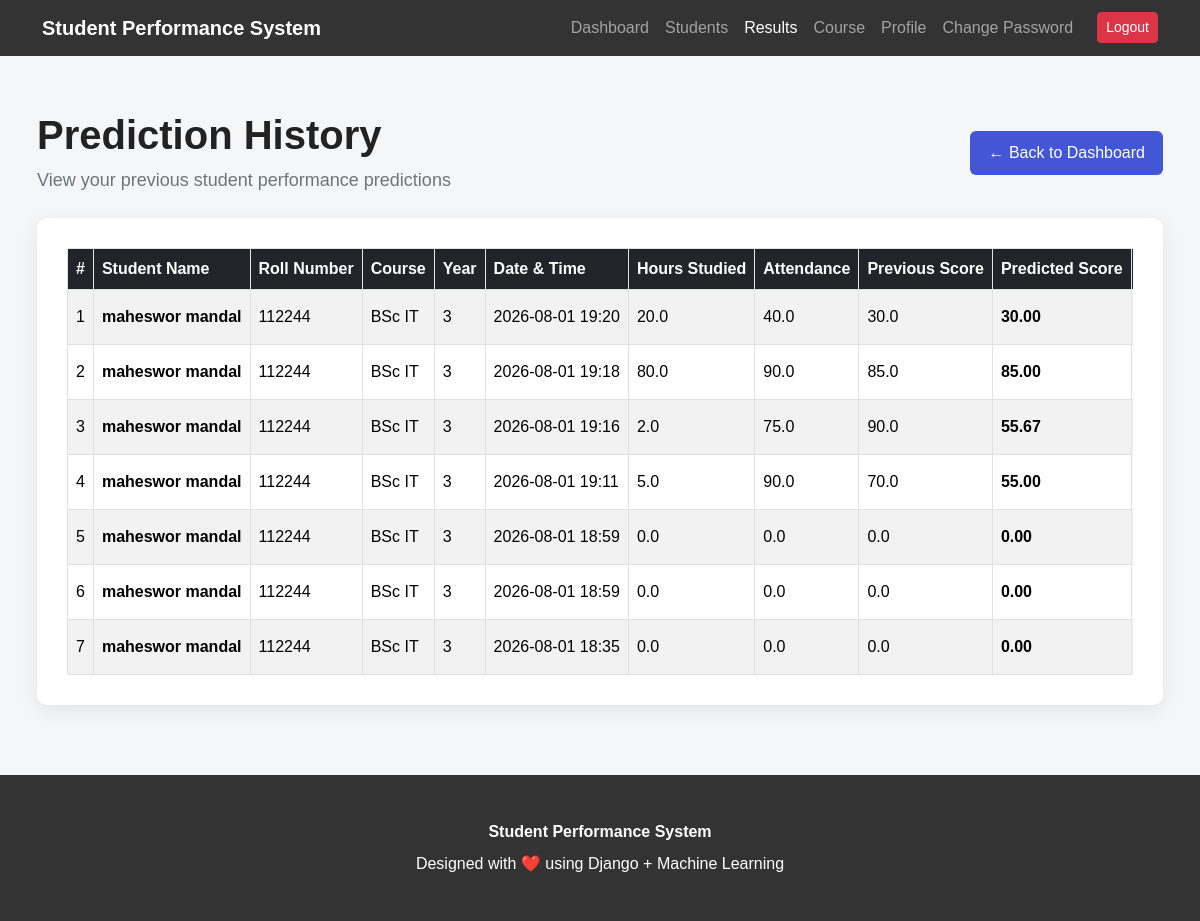
The page /prediction/history/ (signed in) on the database its author committed.
### prediction/models.py (models this page shows, shortened)
class Student(models.Model):
    COURSE_CHOICES = [
        ("BSc IT", "BSc IT"),
        ("BBA", "BBA"),
        ("BHM", "BHM"),
        ("BBS", "BBS"),
        ("BA", "Bachelor of Arts"),
        ("B.Tech", "Bachelor of Technology"),
        ("M.Tech", "Master of Technology"),
        ("MA", "Master of Arts"),
    ]
    user = models.OneToOneField(
        User,
        on_delete=models.CASCADE,
        null=True,
        blank=True
    )
    student_id = models.CharField(max_length=30, unique=True)
    full_name = models.CharField(max_length=100)
    email = models.EmailField(unique=True)
    course = models.CharField(
        max_length=50,
        choices=COURSE_CHOICES
    )
    semester = models.IntegerField()
    phone = models.CharField(max_length=20, blank=True)
    address = models.TextField(blank=True)
    date_of_birth = models.DateField(null=True, blank=True)

class Prediction(models.Model):
    user = models.ForeignKey(User, on_delete=models.CASCADE)
    hours_studied = models.FloatField()
    attendance = models.FloatField()
    previous_scores = models.FloatField()
    predicted_score = models.FloatField()
    created_at = models.DateTimeField(auto_now_add=True)

### prediction/views.py (the view, shortened to what this page needs)
@login_required
def history(request):
    predictions = Prediction.objects.filter(
        user=request.user
    ).order_by("-created_at")
    history_data = []
    for prediction in predictions:
        student = Student.objects.filter(
            user=prediction.user
        ).first()
        if student:
            student_name = student.full_name
            roll_number = student.student_id
            course = student.course
            year = student.semester
        score = float(
            prediction.predicted_score or 0
        )
        score = max(
            0.0,
            min(score, 100.0)
        )
        probability = score / 100
        if score >= 40:
            predicted_grade = "Pass"
        else:
            predicted_grade = "Fail"
        history_data.append({
            "id": prediction.id,
            "student_name": student_name,
            "roll_number": roll_number,
            "course": course,
            "year": year,
            "created_at": prediction.created_at,
            "hours_studied": prediction.hours_studied,
            "attendance": prediction.attendance,
            "previous_scores": prediction.previous_scores,
            "predicted_score": score,
            "predicted_grade": predicted_grade,
            "probability": probability,
        })
    return render(
        request,
        "history.html",
        {
            "history_data": history_data
        }
    )

### templates/history.html (shortened to what this page needs)
<!DOCTYPE html>
<html lang="en">
<head>
    <link
        href="https://cdn.jsdelivr.net/npm/bootstrap@5.3.3/dist/css/bootstrap.min.css"
        rel="stylesheet">
</head>
<body>
<nav class="navbar navbar-expand-lg navbar-dark navbar-custom">
    <div class="container">
        <a class="navbar-brand"
           href="{% url 'dashboard' %}">
            Student Performance System
        </a>
        <div
            class="collapse navbar-collapse"
            id="navbarMenu">
            <ul class="navbar-nav ms-auto">
                <li class="nav-item">
                    <a
                        class="nav-link"
                        href="{% url 'dashboard' %}">
                        Dashboard
                    </a>
                </li>
                <li class="nav-item">
                    <a
                        class="nav-link"
                        href="{% url 'students' %}">
                        Students
                    </a>
                </li>
                <li class="nav-item">
                    <a
                        class="nav-link active"
                        href="{% url 'history' %}">
                        Results
                    </a>
                </li>
                <li class="nav-item">
                    <a
                        class="nav-link"
                        href="{% url 'course' %}">
                        Course
                    </a>
                </li>
                <li class="nav-item">
                    <a
                        class="nav-link"
                        href="{% url 'profile' %}">
                        Profile
                    </a>
                </li>
                <li class="nav-item">
                    <a
                        class="nav-link"
                        href="{% url 'change_password' %}">
                        Change Password
                    </a>
                </li>
                <li class="nav-item ms-lg-3">
                    <form
                        method="post"
                        action="{% url 'logout' %}">
                        <button
                            type="submit"
                            class="btn btn-danger btn-sm mt-1">
                            Logout
                        </button>
                    </form>
                </li>
            </ul>
        </div>
    </div>
</nav>
<div class="container main-container">
    <div
        class="d-flex justify-content-between
               align-items-center
               mb-4
               flex-wrap">
        <div>
            <h1 class="page-title">
                Prediction History
            </h1>
            <p class="page-subtitle mb-0">
                View your previous student performance predictions
            </p>
        </div>
        <div class="mt-3 mt-md-0">
            <a
                href="{% url 'dashboard' %}"
                class="btn btn-back">
                ← Back to Dashboard
            </a>
        </div>
    </div>
    <div class="history-card">
        <div class="table-responsive">
            <table
                class="table table-bordered
                       table-striped
                       table-hover
                       align-middle">
                <thead>
                    <tr>
                        <th>#</th>
                        <th>Student Name</th>
                        <th>Roll Number</th>
                        <th>Course</th>
                        <th>Year</th>
                        <th>Date & Time</th>
                        <th>Hours Studied</th>
                        <th>Attendance</th>
                        <th>Previous Score</th>
                        <th>Predicted Score</th>
                    </tr>
                </thead>
                <tbody>
                {% for p in history_data %}
                    <tr>
                        <td>
                            {{ forloop.counter }}
                        </td>
                        <td>
                            <strong>
                                {{ p.student_name }}
                            </strong>
                        </td>
                        <td>
                            {{ p.roll_number }}
                        </td>
                        <td>
                            {{ p.course }}
                        </td>
                        <td>
                            {{ p.year }}
                        </td>
                        <td>
                            {{ p.created_at|date:"Y-m-d H:i" }}
                        </td>
                        <td>
                            {{ p.hours_studied|floatformat:1 }}
                        </td>
                        <td>
                            {{ p.attendance|floatformat:1 }}
                        </td>
                        <td>
                            {{ p.previous_scores|floatformat:1 }}
                        </td>
                        <td>
                            <strong>
                                {{ p.predicted_score|floatformat:2 }}
                            </strong>
                        </td>
                    </tr>
                {% endfor %}
                </tbody>
            </table>
        </div>
    </div>
</div>
<footer class="footer">
    <strong>
        Student Performance System
    </strong>
    <p class="mb-0 mt-2">
        Designed with ❤️ using Django + Machine Learning
    </p>
</footer>
</body>
</html>

### templates/history.html (style rules this page uses)
body { background-color: #f5f6f8; font-family: Arial, sans-serif; min-height: 100vh; }
.navbar-custom { background-color: #333333; }
.navbar-brand { font-weight: bold; }
.main-container { max-width: 1150px; margin: 55px auto; }
.page-title { font-weight: 700; color: #222; }
.page-subtitle { color: #6c757d; font-size: 18px; }
.history-card { background: white; border: none; border-radius: 10px; padding: 30px; box-shadow: 0 5px 20px rgba(0, 0, 0, 0.08); }
.table { margin-bottom: 0; }
.table thead th { background-color: #212529; color: white; white-space: nowrap; vertical-align: middle; }
.table td { vertical-align: middle; white-space: nowrap; }
.btn-back { background-color: #4357d6; color: white; border: none; padding: 10px 18px; border-radius: 6px; }
.footer { background-color: #333333; color: white; margin-top: 70px; padding: 45px 20px; text-align: center; }

### rows shown on the page
Student: student_name "maheswor mandal" "maheswor mandal" "maheswor mandal" "maheswor mandal" "maheswor mandal" "maheswor mandal" "maheswor mandal", roll_number "112244" "112244" "112244" "112244" "112244" "112244" "112244", course "BSc IT" "BSc IT" "BSc IT" "BSc IT" "BSc IT" "BSc IT" "BSc IT"
Prediction: created_at "2026-08-01 19:20", hours_studied "20.0", attendance "40.0", previous_scores "30.0", predicted_score "30.00"
Prediction: created_at "2026-08-01 19:18", hours_studied "80.0", attendance "90.0", previous_scores "85.0", predicted_score "85.00"
Prediction: created_at "2026-08-01 19:16", hours_studied "2.0", attendance "75.0", previous_scores "90.0", predicted_score "55.67"
Prediction: created_at "2026-08-01 19:11", hours_studied "5.0", attendance "90.0", previous_scores "70.0", predicted_score "55.00"
Prediction: created_at "2026-08-01 18:59", hours_studied "0.0", attendance "0.0", previous_scores "0.0"
Prediction: created_at "2026-08-01 18:59", hours_studied "0.0", attendance "0.0", previous_scores "0.0"
Prediction: created_at "2026-08-01 18:35", hours_studied "0.0", attendance "0.0", previous_scores "0.0"

### other values the page prints
{{ p.year }} "3" "3" "3" "3" "3" "3" "3"
{{ p.predicted_score|floatformat:2 }} "0.00" "0.00" "0.00"
